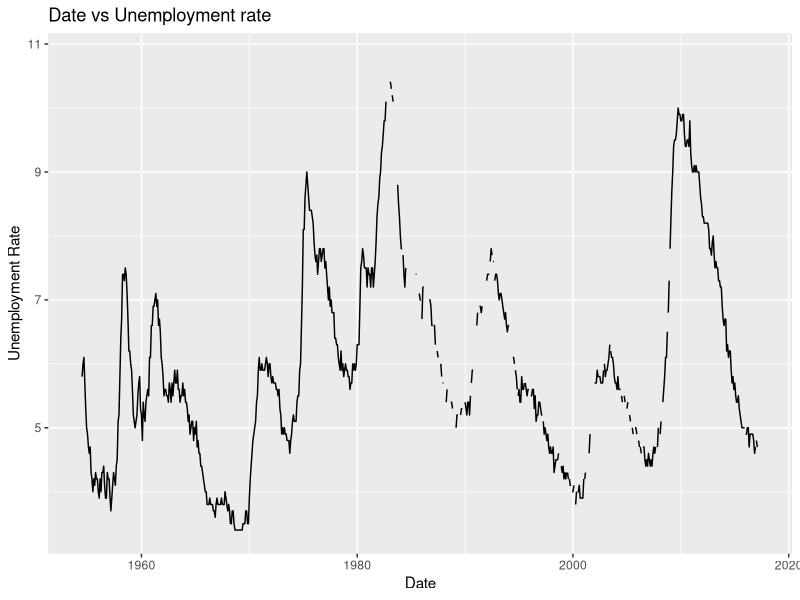
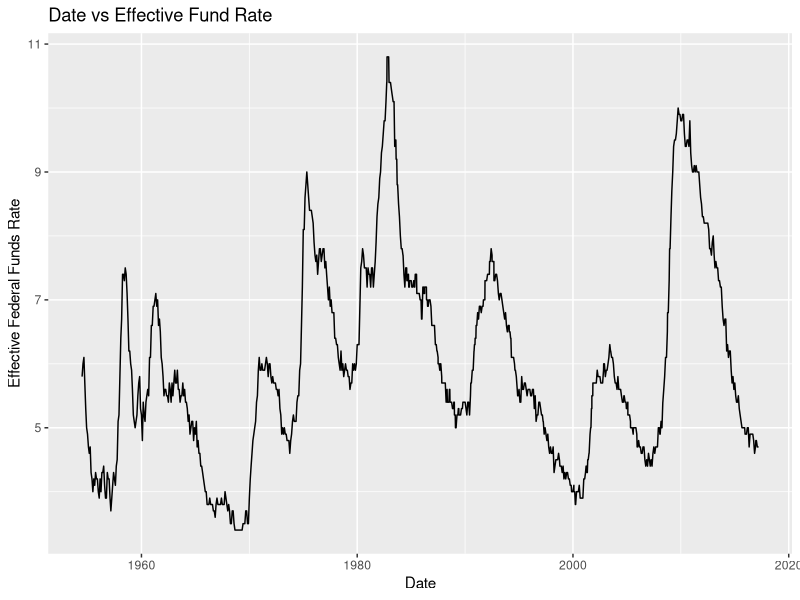
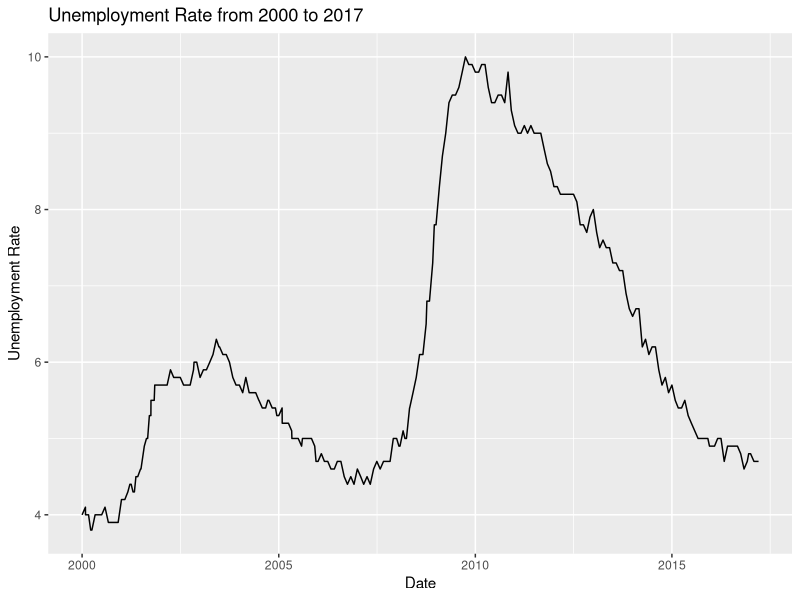

The R script that drew these images, in order:
## ---- chunk 1
#| label: setup
#| warning: false
#| message: false

library(tidyverse)
library(ggplot2)

knitr::opts_chunk$set(echo = TRUE, warning=FALSE, message=FALSE)
## ---- chunk 2
fedr <- read_csv("_data/FedFundsRate.csv")
## ---- chunk 3
summary(fedr)
## ---- chunk 4
fedr$Date <- as.Date(with(fedr,paste(Day,Month,Year,sep="-")),"%d-%m-%Y")
fedr
## ---- chunk 5
fedr %>% 
  ggplot(aes(x = Date, y = `Unemployment Rate`)) + 
  geom_line() + 
  labs( x = "Date", y = "Unemployment Rate", title = "Date vs Unemployment rate")
## ---- chunk 6
data_fill <- fedr %>% 
  fill(`Unemployment Rate`, .direction = 'updown')
ggplot(data_fill, aes(x = Date, y = `Unemployment Rate`)) + 
  geom_line() + 
  labs(x = "Date", y = "Effective Federal Funds Rate", title = "Date vs Effective Fund Rate" )
  
## ---- chunk 7
data_fill <- fedr %>% 
            fill(`Unemployment Rate`, .direction = 'updown')

  data_fill %>%
  filter(Year > 1999) %>%
  ggplot(aes(x = Date, y = `Unemployment Rate`)) +
  geom_line() +
  labs( x = "Date", y = "Unemployment Rate", title = "Unemployment Rate from 2000 to 2017")
